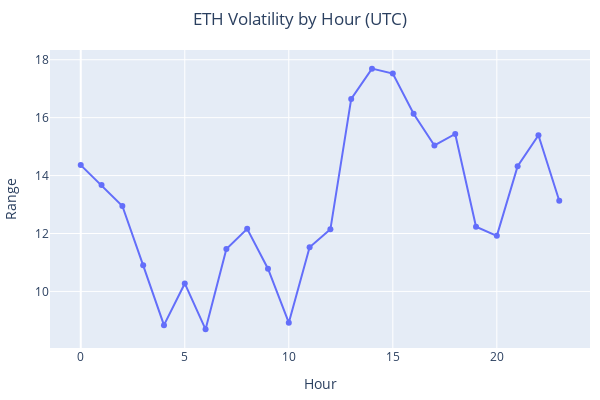

The notebook cell saved with this chart:
### Code cell
eth_vol = ethusdt.resample("60Min").apply(rules)
eth_vol["range"] = eth_vol["high"] - eth_vol["low"]
eth_vol = eth_vol.groupby(eth_vol.index.hour).range.mean()

fig = px.line(eth_vol, width=600, height=400, title="ETH Volatility by Hour (UTC)", labels={"time": "Hour", "value": "Range"}, markers=True)
fig.update_layout(margin=dict(l=20, r=10, t=50, b=50), showlegend = False, title_x=0.5)
fig.show()

### Figure 1 — Plotly figure (JSON) as saved in the notebook; plotly's stock layout.template omitted (floating-point values rounded to 4 significant figures)
{"data": [{"hovertemplate": "variable=range<br>Hour=%{x}<br>Range=%{y}<extra></extra>", "legendgroup": "range", "line": {"color": "#636efa", "dash": "solid"}, "marker": {"symbol": "circle"}, "mode": "lines+markers", "name": "range", "orientation": "v", "showlegend": true, "type": "scatter", "x": [0, 1, 2, 3, 4, 5, 6, 7, 8, 9, 10, 11, 12, 13, 14, 15, 16, 17, 18, 19, 20, 21, 22, 23], "xaxis": "x", "y": [14.36, 13.67, 12.95, 10.9, 8.836, 10.28, 8.691, 11.46, 12.16, 10.79, 8.92, 11.52, 12.14, 16.65, 17.69, 17.52, 16.13, 15.04, 15.44, 12.23, 11.92, 14.33, 15.39, 13.13], "yaxis": "y"}], "layout": {"height": 400, "legend": {"title": {"text": "variable"}, "tracegroupgap": 0}, "margin": {"b": 50, "l": 20, "r": 10, "t": 50}, "showlegend": false, "title": {"text": "ETH Volatility by Hour (UTC)", "x": 0.5}, "width": 600, "xaxis": {"anchor": "y", "domain": [0, 1], "title": {"text": "Hour"}}, "yaxis": {"anchor": "x", "domain": [0, 1], "title": {"text": "Range"}}}}
